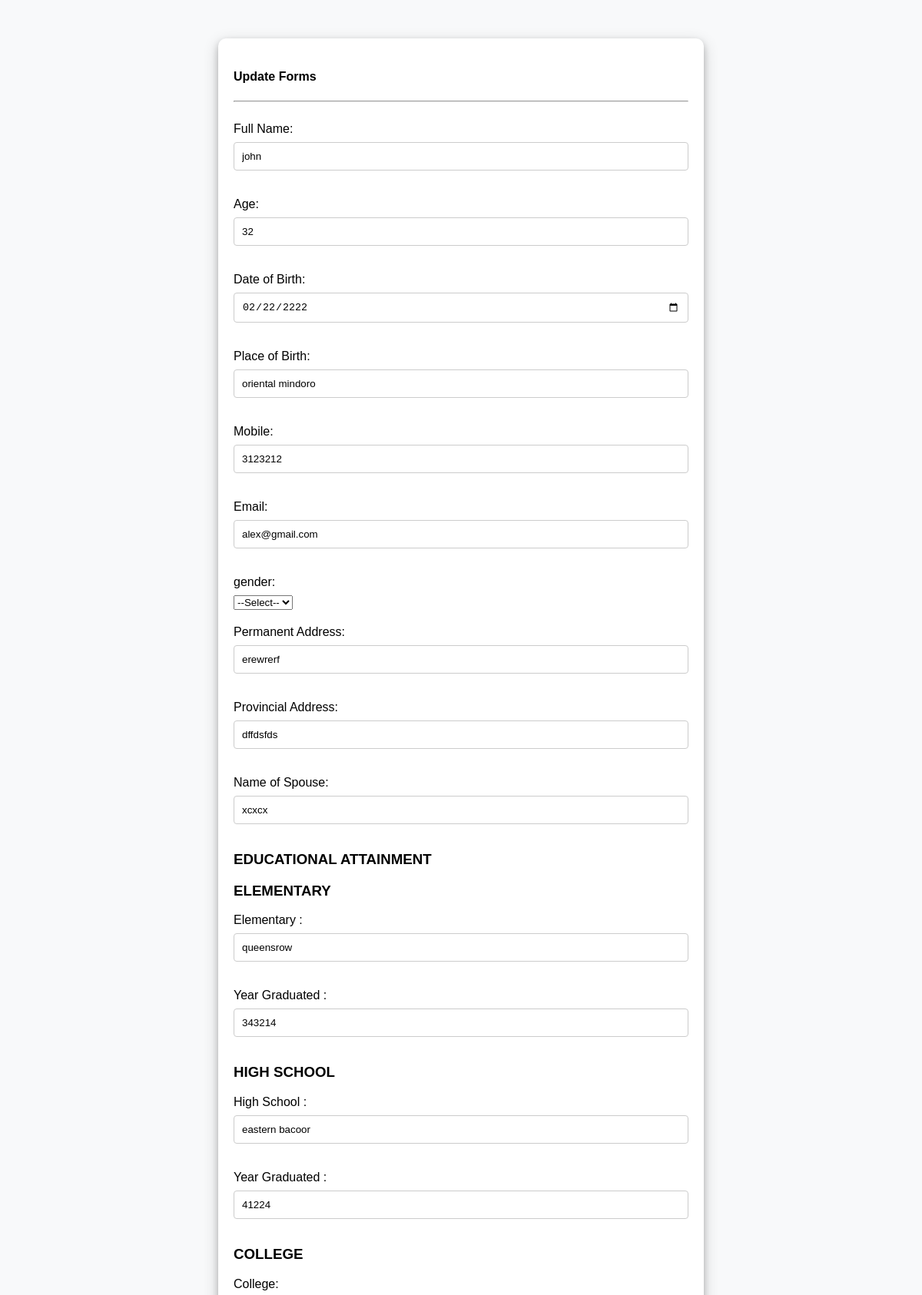
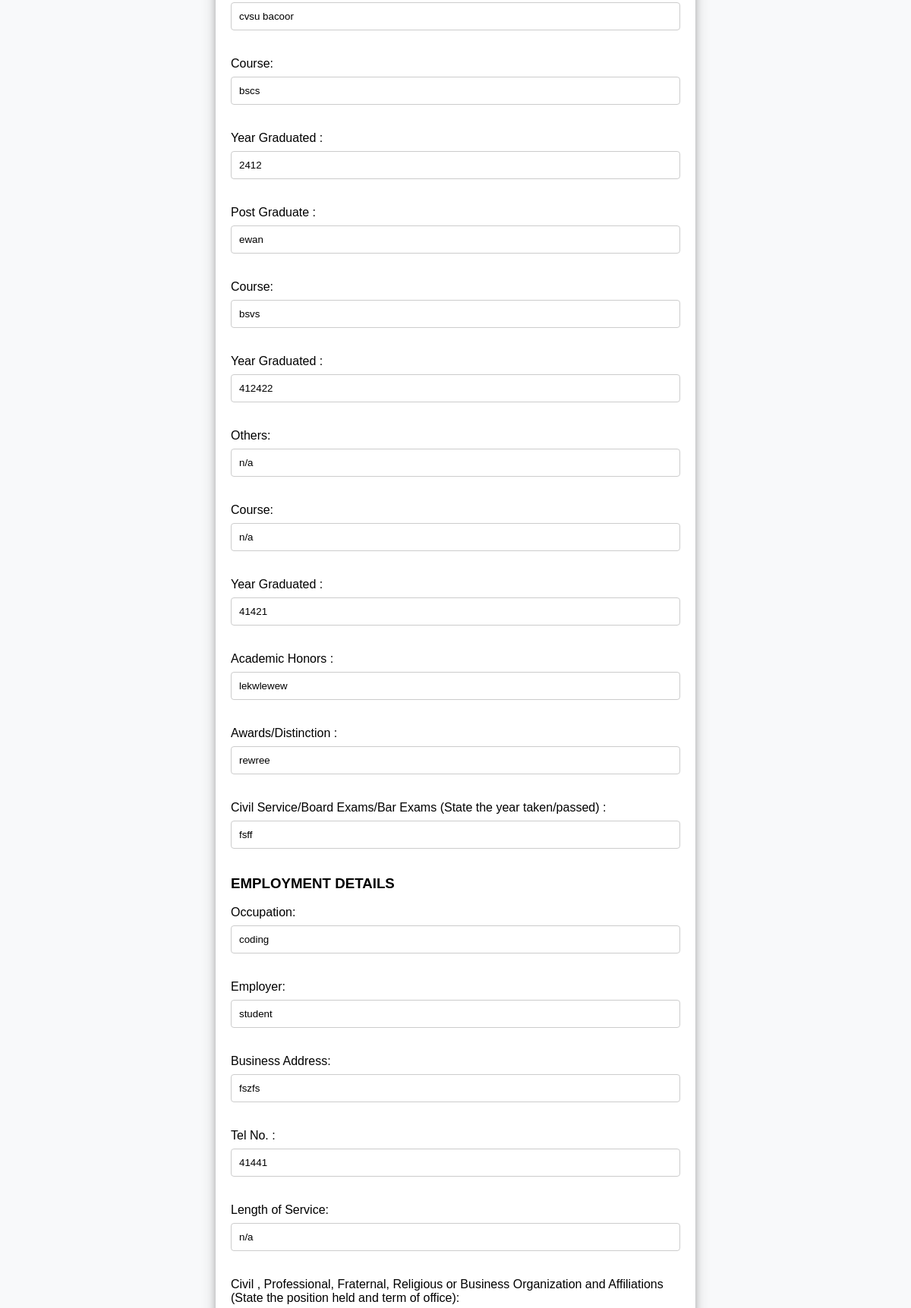
Page /updateforms.php?id=6 (upper part) on the committed database (2 pictures, top to bottom).
### tables this page shows
CREATE TABLE `generic_information` (
  `id` int(11) NOT NULL,
  `fullname` varchar(30) NOT NULL,
  `age` int(11) NOT NULL,
  `date_of_birth` date NOT NULL,
  `place_of_birth` varchar(255) NOT NULL,
  `mobile` int(255) NOT NULL,
  `email` varchar(255) NOT NULL,
  `gender` varchar(255) NOT NULL,
  `permanent_address` varchar(100) NOT NULL,
  `provincial_add` varchar(255) NOT NULL,
  `nos` varchar(255) NOT NULL,
  `elem` varchar(255) NOT NULL,
  `yrelem` int(255) NOT NULL,
  `hs` varchar(255) NOT NULL,
  `yrhs` int(255) NOT NULL,
  `college` varchar(255) NOT NULL,
  `courses` varchar(255) NOT NULL,
  `yrc` int(255) NOT NULL,
  `pg` varchar(255) NOT NULL,
  `coursess` varchar(255) NOT NULL,
  `yrcc` int(255) NOT NULL,
  `others` varchar(255) NOT NULL,
  `coursez` varchar(255) NOT NULL,
  `yrg` int(255) NOT NULL,
  `ah` varchar(255) NOT NULL,
  `ad` varchar(255) NOT NULL,
  `cs` varchar(255) NOT NULL,
  `oc` varchar(255) NOT NULL,
  `em` varchar(255) NOT NULL,
  `ba` text NOT NULL,
  `tl` int(255) NOT NULL,
  `los` varchar(255) NOT NULL,
  `cp` varchar(255) NOT NULL
);

### updateforms.php (the view, shortened to what this page needs)
<?php
$servername = "localhost";
$username = "root";
$password = "";
$dbname = "alumni_tracking_system";
$conn = new mysqli($servername, $username, $password, $dbname);
function getStudentById($conn, $studentId) {
    $sql = "SELECT * FROM generic_information WHERE id = $studentId";
    $result = $conn->query($sql);
    if ($result->num_rows > 0) {
        return $result->fetch_assoc();
    } else {
        return null;
    }
}
$studentId = $_GET["id"];
$studentData = getStudentById($conn, $studentId);
?>
<!DOCTYPE html>
<html lang="en">
<head>
</head>
<body>
    <div class="container">
        <div class="box">
            <h4 class="display-4 text-center">Update Forms</h4>
            <hr><br>
            <?php if ($studentData !== null) { ?>
                <form action="<?php echo htmlspecialchars($_SERVER["PHP_SELF"]); ?>" method="post">
                    <div class="form-group">
    <label for="fullname">Full Name:</label>
    <input type="text" class="form-control" id="fullname" name="fullname" value="<?php echo htmlspecialchars($studentData['fullname'] ?? ''); ?>" required>
</div>
<div class="form-group">
    <label for="age">Age:</label>
    <input type="number" class="form-control" id="age" name="age" value="<?php echo htmlspecialchars($studentData['age'] ?? ''); ?>" required>
</div>
<div class="form-group">
    <label for="date_of_birth">Date of Birth:</label>
    <input type="date" class="form-control" id="date_of_birth" name="date_of_birth" value="<?php echo htmlspecialchars($studentData['date_of_birth'] ?? ''); ?>" required>
</div>
<div class="form-group">
    <label for="place_of_birth">Place of Birth:</label>
    <input type="text" class="form-control" id="place_of_birth" name="place_of_birth" value="<?php echo htmlspecialchars($studentData['place_of_birth'] ?? ''); ?>" required>
</div>
    <div class="form-group">
        <label for="mobile">Mobile:</label>
        <input type="number" class="form-control" id="mobile" name="mobile" value="<?php echo htmlspecialchars($studentData['mobile'] ?? ''); ?>" required>
    </div>
    <div class="form-group">
        <label for="email">Email:</label>
        <input type="email" class="form-control" id="email" name="email"value="<?php echo htmlspecialchars($studentData['email'] ?? ''); ?>" required>
    </div>
    <div class="form-group">
        <label for="gender">gender:</label>
        <select name="gender" value="<?php echo htmlspecialchars($studentData['gender'] ?? ''); ?>" required>
            <option  value="">--Select--</option>
        </select>
    </div>
    <div class="form-group">
        <label for="permanent_address">Permanent Address:</label>
        <input type="text" class="form-control" id="permanent_address" name="permanent_address" value="<?php echo htmlspecialchars($studentData['permanent_address'] ?? ''); ?>" required>
    </div>
    <div class="form-group">
        <label for="provincial_add">Provincial Address:</label>
        <input type="text" class="form-control" id="provincial_add" name="provincial_add" value="<?php echo htmlspecialchars($studentData['provincial_add'] ?? ''); ?>" required>
    </div>
    <div class="form-group">
        <label for="nos">Name of Spouse:</label>
        <input type="text" class="form-control" id="nos" name="nos" value="<?php echo htmlspecialchars($studentData['nos'] ?? ''); ?>" required>
    </div>
    <div class="center-text">
  <h3><b> EDUCATIONAL ATTAINMENT</b></h3>
</div>
<div class="form-group">
  <h3><b> ELEMENTARY </b></h3>
        <label for="elem">Elementary  :</label>
        <input type="text" class="form-control" id="elem" name="elem" value="<?php echo htmlspecialchars($studentData['elem'] ?? ''); ?>" required>
    </div>
    <div class="form-group">
        <label for="yrelem">Year Graduated  :</label>
        <input type="number" class="form-control" id="yrelem" name="yrelem" value="<?php echo htmlspecialchars($studentData['yrelem'] ?? ''); ?>" required>
    </div>
    <h3><b> HIGH SCHOOL </b></h3>
    <div class="form-group">
        <label for="hs">High School  :</label>
        <input type="text" class="form-control" id="hs" name="hs" value="<?php echo htmlspecialchars($studentData['hs'] ?? ''); ?>" required>
    </div>
    <div class="form-group">
        <label for="yrhs">Year Graduated   :</label>
        <input type="number" class="form-control" id="yrhs" name="yrhs" value="<?php echo htmlspecialchars($studentData['yrhs'] ?? ''); ?>" required>
    </div>
    <h3><b>  COLLEGE </b></h3>
    <div class="form-group">
        <label for="college">College:</label>
        <input type="text" class="form-control" id="college" name="college" value="<?php echo htmlspecialchars($studentData['college'] ?? ''); ?>" required>
    </div>
    <div class="form-group">
        <label for="courses">Course:</label>
        <input type="text" class="form-control" id="courses" name="courses" value="<?php echo htmlspecialchars($studentData['courses'] ?? ''); ?>" required>
    </div>
    <div class="form-group">
        <label for="yrc">Year Graduated   :</label>
        <input type="number" class="form-control" id="yrc" name="yrc" value="<?php echo htmlspecialchars($studentData['yrc'] ?? ''); ?>" required>
    </div>
    <div class="form-group">
        <label for="pg">Post Graduate :</label>
        <input type="text" class="form-control" id="pg" name="pg" value="<?php echo htmlspecialchars($studentData['pg'] ?? ''); ?>" required>
    </div>
    <div class="form-group">
        <label for="coursess">Course:</label>
        <input type="text" class="form-control" id="coursess" name="coursess" value="<?php echo htmlspecialchars($studentData['coursess'] ?? ''); ?>" required>
    </div>
    <div class="form-group">
        <label for="yrcc">Year Graduated   :</label>
        <input type="number" class="form-control" id="yrcc" name="yrcc" value="<?php echo htmlspecialchars($studentData['yrcc'] ?? ''); ?>" required>
    </div>
    <div class="form-group">
        <label for="others">Others:</label>
        <input type="text" class="form-control" id="others" name="others" value="<?php echo htmlspecialchars($studentData['others'] ?? ''); ?>" required>
    </div>
    <div class="form-group">
        <label for="coursez">Course:</label>
        <input type="text" class="form-control" id="coursez" name="coursez" value="<?php echo htmlspecialchars($studentData['coursez'] ?? ''); ?>" required>
    </div>
    <div class="form-group">
        <label for="yrg">Year Graduated   :</label>
        <input type="number" class="form-control" id="yrg" name="yrg" value="<?php echo htmlspecialchars($studentData['yrg'] ?? ''); ?>" required>
    </div>
    <div class="form-group">
        <label for="ah">Academic Honors  :</label>
        <input type="text" class="form-control" id="ah" name="ah" value="<?php echo htmlspecialchars($studentData['ah'] ?? ''); ?>" required>
    </div>
    <div class="form-group">
        <label for="ad">Awards/Distinction   :</label>
        <input type="text" class="form-control" id="ad" name="ad" value="<?php echo htmlspecialchars($studentData['ad'] ?? ''); ?>" required>
    </div>
    <div class="form-group">
        <label for="cs">Civil Service/Board Exams/Bar Exams (State the year taken/passed) :</label>
        <input type="text" class="form-control" id="cs" name="cs" value="<?php echo htmlspecialchars($studentData['cs'] ?? ''); ?>" required>
    </div>
    <h3><b>  EMPLOYMENT DETAILS  </b></h3>
    <div class="form-group">
        <label for="oc">Occupation:</label>
        <input type="text" class="form-control" id="oc" name="oc" value="<?php echo htmlspecialchars($studentData['oc'] ?? ''); ?>" required>
    </div>
    <div class="form-group">
        <label for="em">Employer:</label>
        <input type="text" class="form-control" id="em" name="em" value="<?php echo htmlspecialchars($studentData['em'] ?? ''); ?>" required>
    </div>
    <div class="form-group">
        <label for="ba">Business Address:</label>
        <input type="text" class="form-control" id="ba" name="ba" value="<?php echo htmlspecialchars($studentData['ba'] ?? ''); ?>" required>
    </div>
    <div class="form-group">
        <label for="tl">Tel No. :</label>
        <input type="number" class="form-control" id="tl" name="tl" value="<?php echo htmlspecialchars($studentData['tl'] ?? ''); ?>" required>
    </div>
    <div class="form-group">
        <label for="los">Length of Service:</label>
        <input type="text" class="form-control" id="los" name="los" value="<?php echo htmlspecialchars($studentData['los'] ?? ''); ?>" required>
    </div>
    <div class="form-group">
        <label for="cp">Civil , Professional, Fraternal, Religious or Business Organization and Affiliations (State the position held and term of office):</label>
    </div>
                </form><br><br>
            <?php } ?>
        </div>
    </div>
</body>
</html>

### updateforms.php (style rules this page uses)
body { font-family: Arial, sans-serif; background-color: #f8f9fa; }
.container { width: 50%; margin: 50px auto; padding: 20px; border-radius: 10px; box-shadow: 0 4px 8px 0 rgba(0, 0, 0, 0.2), 0 6px 20px 0 rgba(0, 0, 0, 0.19); background-color: white; }
.form-group { margin-bottom: 20px; }
label { display: block; margin-bottom: 8px; }
input { width: 100%; padding: 10px; margin-bottom: 15px; border: 1px solid #ccc; border-radius: 4px; box-sizing: border-box; }

### rows in the picture
generic_information: fullname "john", age "32", date_of_birth "02/22/2222", place_of_birth "oriental mindoro", mobile "3123212", permanent_address "erewrerf", provincial_add "dffdsfds", nos "xcxcx", elem "queensrow", yrelem "343214", hs "eastern bacoor", yrhs "41224", college "cvsu bacoor", courses "bscs", yrc "2412", pg "ewan", coursess "bsvs", yrcc "412422", others "n/a", coursez "n/a", yrg "41421", ah "lekwlewew", ad "rewree", cs "fsff", oc "coding", em "student", ba "fszfs", tl "41441", los "n/a"
